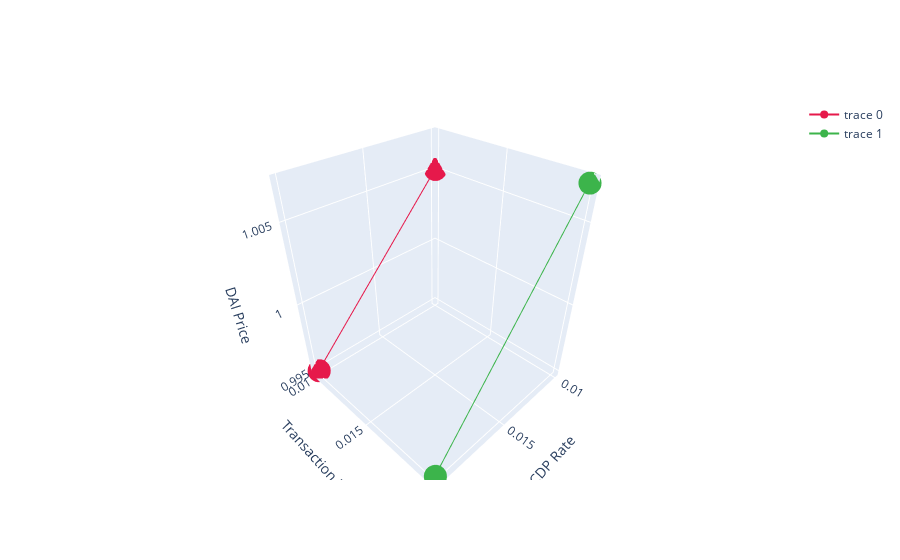

Notebook code for this chart:
### Code cell
plot3DWithTXF(cdp_axis, txf_axis, dai_axis, "CDP Rate", "Transaction Fee", "DAI Price")

### Figure 1 — Plotly figure (JSON) as saved in the notebook; plotly's stock layout.template omitted (floating-point values rounded to 4 significant figures)
{"data": [{"line": {"color": "#e6194b", "width": 2}, "type": "scatter3d", "x": [0.01, 0.02], "y": [0.01, 0.01], "z": [1.005, 0.995]}, {"line": {"color": "#3cb44b", "width": 2}, "type": "scatter3d", "x": [0.01, 0.02], "y": [0.02, 0.02], "z": [1.007, 0.995]}], "layout": {"scene": {"xaxis": {"title": {"text": "CDP Rate"}}, "yaxis": {"title": {"text": "Transaction Fee"}}, "zaxis": {"title": {"text": "DAI Price"}}}}}
